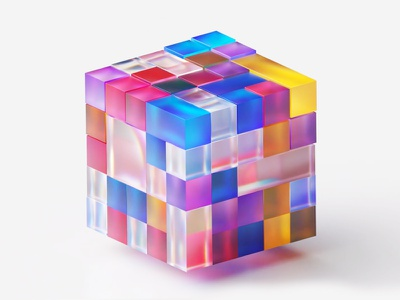
#> input picture cube.jpg, 400 x 300 px
$ jupyter execute translation.ipynb
#> lines starting #> are read from the running program, lines starting #| are printed output that depends on the picture
[cell 1]
import cv2
import numpy

#Loading image from memory
image = cv2.imread('cube.jpg')
#> image is the input picture: shape (300, 400, 3); mean B, G, R 214.3, 199.6, 213.7

#Translation matrix
matrix = numpy.float32([[1,0,100],[0,1,100]])

#Applying the matrix to the image
translated = cv2.warpAffine(image, matrix, (image.shape[1]+100,image.shape[0]+100))
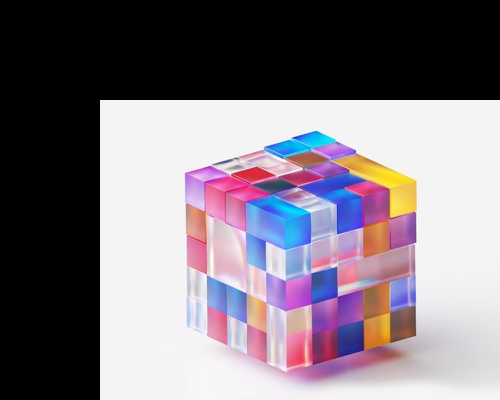
#> translated: shape (400, 500, 3); mean B, G, R 128.6, 119.8, 128.2

#Showing the image
cv2.imshow('translation', translated)
cv2.waitKey(4000)


$ run again, with sltc.jpg copied over cube.jpg
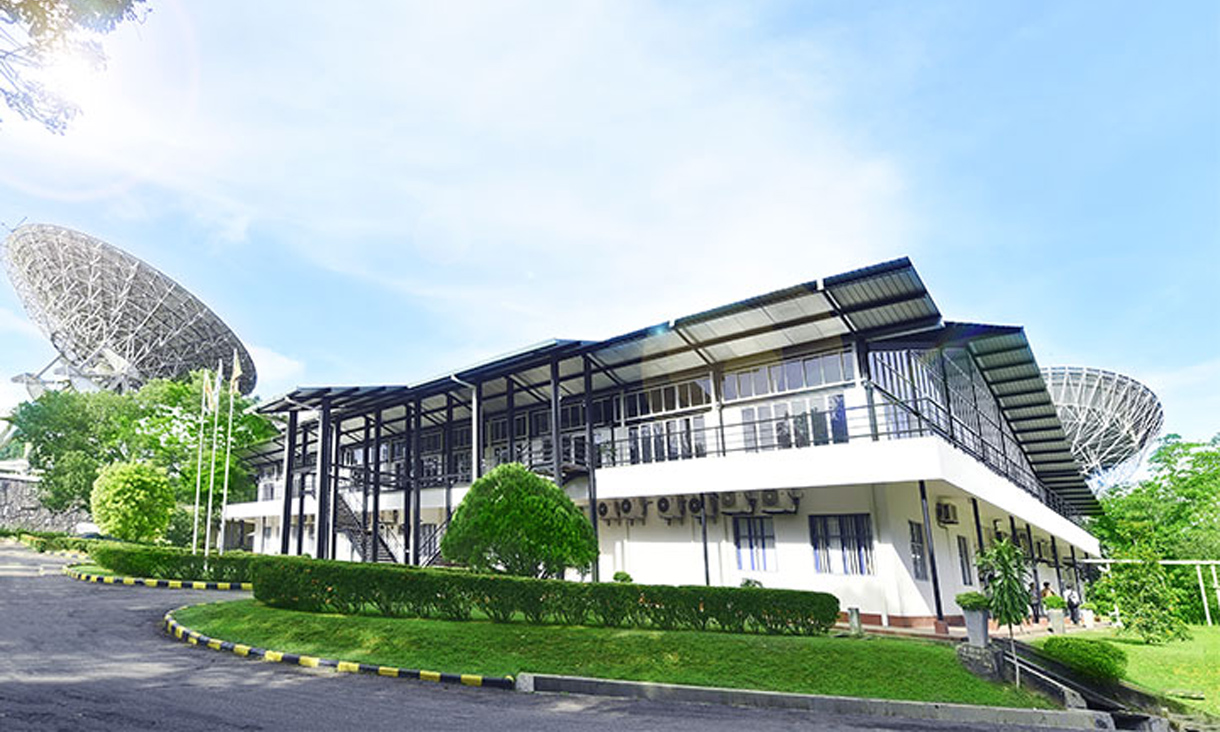
#> input picture sltc.jpg, 1220 x 732 px
#> image is the input picture: shape (732, 1220, 3); mean B, G, R 176.8, 179.8, 161.2
#> `translated = cv2.warpAffine(image, matrix, (image.shape[1]+100,image.s..`:
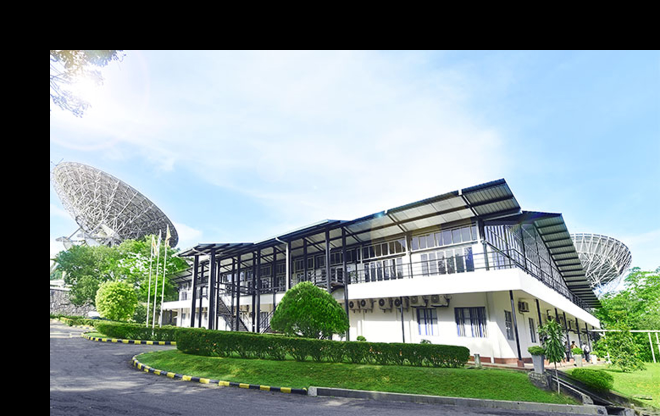
#> translated: shape (832, 1320, 3) (shown at 1/2 size); mean B, G, R 143.8, 146.2, 131
